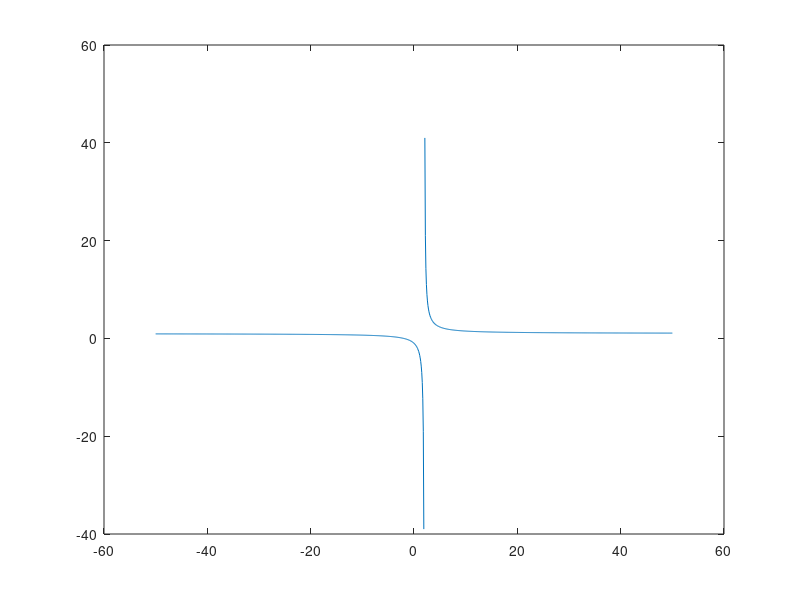

Here is the MATLAB script that generated this plot:
% Title               :Funciones algebraicas 
% Description         :script de algebraicas: polinominales y racionales 
% Author              :Francelly Desiree Colon Sandoval 
% Date                :20211119   
% Version             :1
% Usage               :octave> /path/Act2

clear
x = -50:0.1:50

% Funcion 
fx = (x+2) ./ (x-2)

% Plotear funcion 
plot(x, fx)

